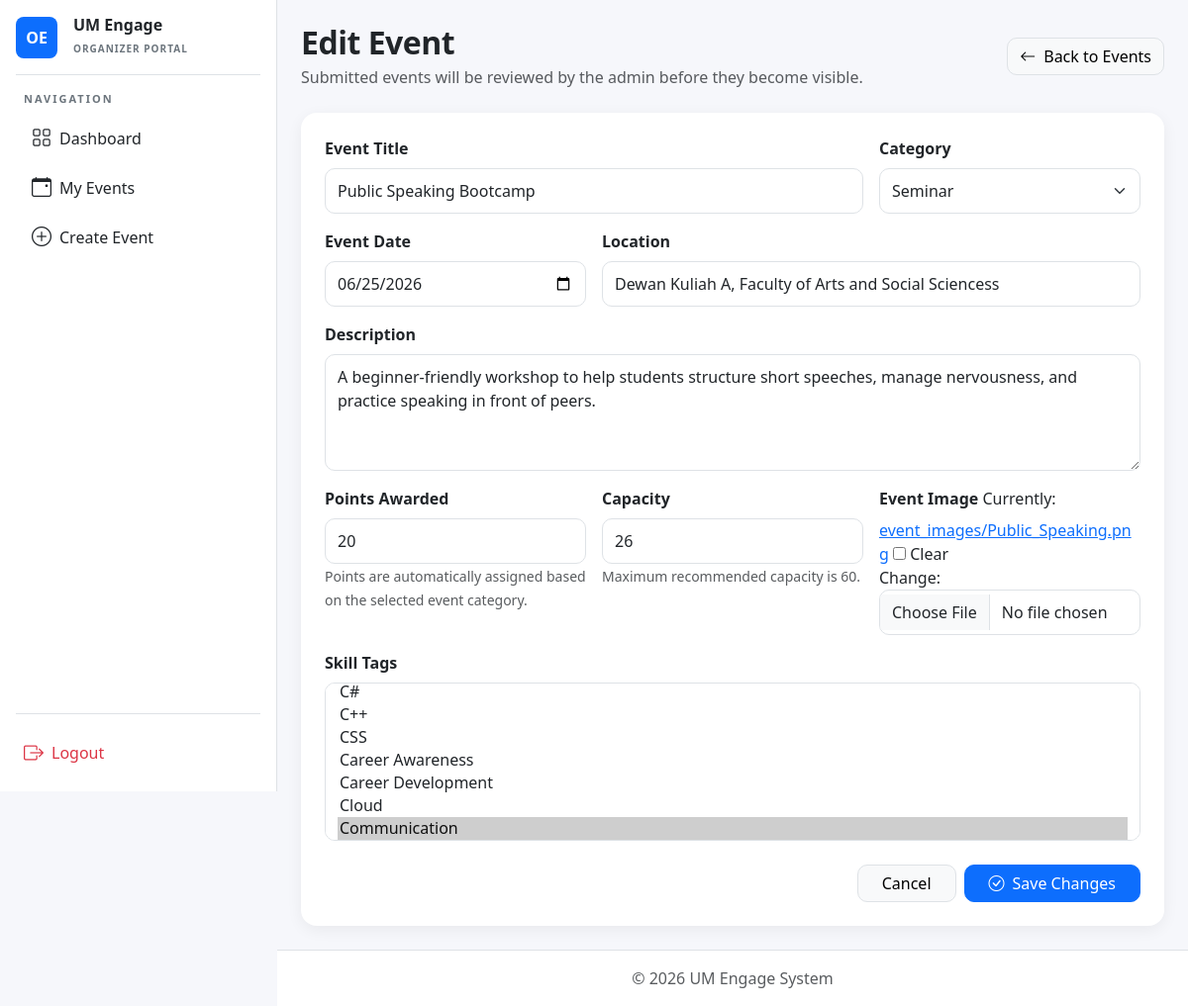
Screenshot of /organizer/events/5/edit/ (signed in) with the database file from the repository.
### core/models.py (models this page shows, shortened)
class Event(models.Model):
    APPROVAL_CHOICES = [
        ('Pending', 'Pending'),
        ('Approved', 'Approved'),
        ('Rejected', 'Rejected'),
    ]
    event_organizer = models.ForeignKey(User, on_delete=models.CASCADE, related_name='events')
    event_title = models.CharField(max_length=200)
    event_description = models.TextField()
    event_date = models.DateField()
    event_location = models.CharField(max_length=255)
    event_approval_status = models.CharField(
        max_length=20,
        choices=APPROVAL_CHOICES,
        default='Pending'
    )
    event_created_at = models.DateTimeField(auto_now_add=True)
    event_image = models.ImageField(upload_to='event_images/', blank=True, null=True)
    points_awarded = models.IntegerField(default=0)
    skill_tags = models.ManyToManyField('core.SkillTag', blank=True, related_name='events')
    event_capacity = models.PositiveIntegerField(
        default=0,
        help_text="Maximum number of attendees allowed"
    )
    event_category = models.CharField(max_length=100, default='General')

### organizer/views.py (the view)
# urls.py: path('events/<int:event_id>/edit/', views.edit_event, name='edit_event'),
@organizer_required
@never_cache
def edit_event(request, event_id):
    event = get_object_or_404(Event, id=event_id, event_organizer=request.user)
    if request.method == 'POST':
        form = EventForm(request.POST, request.FILES, instance=event)
        if form.is_valid():
            updated_event = form.save(commit=False)
            updated_event.event_approval_status = 'Pending'
            updated_event.points_awarded = POINTS_BY_CATEGORY.get(updated_event.event_category, 0)
            updated_event.save()
            form.save_m2m()
            return redirect('organizer:events')
    else:
        form = EventForm(instance=event)
    return render(request, 'organizer/event_form.html', {
        'form': form,
        'title': 'Edit Event',
        'button_text': 'Save Changes'
    })

### core/models.py (called while the page is built)
    def __str__(self):
        return self.name

### organizer/templates/organizer/event_form.html (shortened to what this page needs)
{% extends "organizer/organizer_base.html" %}
{% block content %}
<div class="d-flex justify-content-between align-items-center mb-4">
    <div>
        <h2 class="page-title mb-1">{{ title }}</h2>
        <p class="text-muted mb-0">Submitted events will be reviewed by the admin before they become visible.</p>
    </div>
    <a href="{% url 'organizer:events' %}" class="btn btn-light border">
        <i class="bi bi-arrow-left me-2"></i>Back to Events
    </a>
</div>
<div class="card soft-card">
    <div class="card-body p-4">
        <form method="POST" enctype="multipart/form-data">
            <div class="row g-3">
                <div class="col-md-8">
                    <label class="form-label fw-semibold">Event Title</label>
                    {{ form.event_title }}
                </div>
                <div class="col-md-4">
                    <label class="form-label fw-semibold">Category</label>
                    {{ form.event_category }}
                </div>
                <div class="col-md-4">
                    <label class="form-label fw-semibold">Event Date</label>
                    {{ form.event_date }}
                </div>
                <div class="col-md-8">
                    <label class="form-label fw-semibold">Location</label>
                    {{ form.event_location }}
                </div>
                <div class="col-12">
                    <label class="form-label fw-semibold">Description</label>
                    {{ form.event_description }}
                </div>
                <div class="col-md-4">
                    <label class="form-label fw-semibold">Points Awarded</label>
                    {{ form.points_awarded }}
                    <small class="text-muted">
                        Points are automatically assigned based on the selected event category.
                    </small>
                </div>
                <div class="col-md-4">
                    <label class="form-label fw-semibold">Capacity</label>
                    {{ form.event_capacity }}
                    <small class="text-muted">Maximum recommended capacity is 60.</small>
                </div>
                <div class="col-md-4">
                    <label class="form-label fw-semibold">Event Image</label>
                    {{ form.event_image }}
                </div>
                <div class="col-12">
                    <label class="form-label fw-semibold">Skill Tags</label>
                    {{ form.skill_tags }}
               </div>
            </div>
            <div class="d-flex justify-content-end gap-2 mt-4">
                <a href="{% url 'organizer:events' %}" class="btn btn-light border px-4">Cancel</a>
                <button type="submit" class="btn btn-primary px-4">
                    <i class="bi bi-check-circle me-2"></i>{{ button_text }}
                </button>
            </div>
        </form>
    </div>
</div>
{% endblock %}

### organizer/templates/organizer/organizer_base.html (style rules this page uses)
body { background-color: #f6f7fb; }
.soft-card { border: 0; border-radius: 16px; box-shadow: 0 4px 16px rgba(0,0,0,0.06); }
.page-title { font-weight: 800; letter-spacing: -0.5px; }
.btn { border-radius: 10px; }
.form-control, .form-select { border-radius: 10px; padding: 10px 12px; }

### rows the page displays
Event: event_title "Public Speaking Bootcamp", event_category "Seminar", event_date "06/25/2026", event_location "Dewan Kuliah A, Faculty of Arts and Social Sciencess", event_description "A beginner-friendly workshop to help students structure short speeches, manage nervousness, and practice speaking in front of peers.", points_awarded "20", event_capacity "26"

### other values shown
{{ title }} "Edit Event"
{{ button_text }} "Save Changes"
